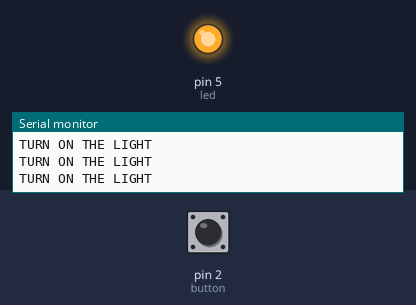
Recording of a sketch running on a simulated Arduino Uno, built with avr-gcc and run on an emulated ATmega328P. On the bench: output pins drawn as LEDs (lit = HIGH), the last lines printed to the serial monitor. The test bench sets the inputs (shaded band); at power-on: pin 2 (button) LOW.

Above: at 1.2 s.
1.3 s: pin 2 (button) pulled HIGH for 0.15 s
At 2.5 s:
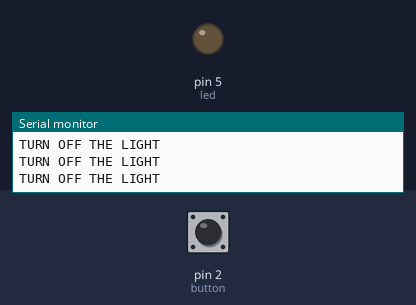
2.9 s: pin 2 (button) driven HIGH
5.9 s: pin 2 (button) driven LOW
8.9 s: pin 2 (button) pulsed HIGH 2 times (0.12 s each, 0.3 s apart)
At 9.8 s:
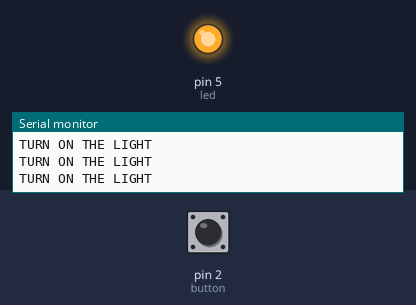
Timing chart, 0 to 11.9 s (numbered marks = the images above; inputs shaded):
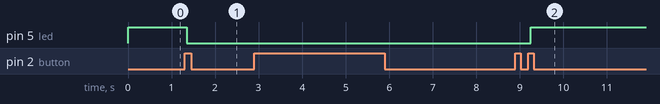

Measured:
- after the input at 1.3 s, pin 5 (led): HIGH → LOW after 0.05 s
- after the input at 8.9 s, pin 5 (led): LOW → HIGH after 0.36 s

The sketch:

CountButtonPressed.ino
```cpp
byte button=2;
byte led=5;

int btnPushCount=0;
int btnState=0;
int btnLastState=0;

void setup() {
  // put your setup code here, to run once:
  pinMode(button, INPUT);
  pinMode(led, OUTPUT);
  Serial.begin(9600);
}

void loop() {
  // put your main code here, to run repeatedly:
  btnState=digitalRead(button);
  if (btnState!=btnLastState){
    if (btnState==HIGH) {
      btnPushCount++;
      Serial.println("Pushing...");
      Serial.print((String)"Count pushing button: "+ btnPushCount);
    }
    else{
      Serial.println("OFF");
    }
  }
  btnLastState=btnState;
  if (btnPushCount % 4 == 0){
    digitalWrite(led,HIGH);
    Serial.println("TURN ON THE LIGHT");
  }
  else{
    digitalWrite(led,LOW);
    Serial.println("TURN OFF THE LIGHT");
  }
}
```
